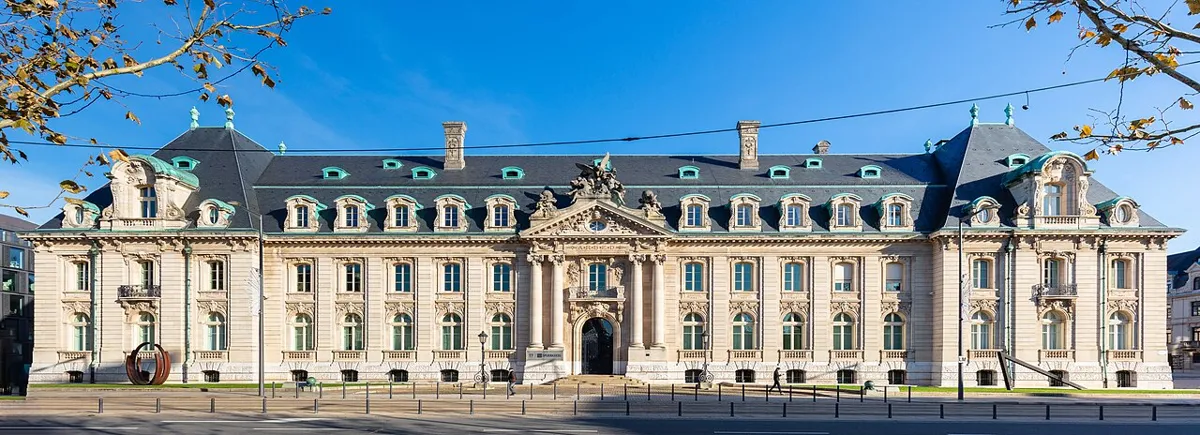
#> input picture landmarks/arbed-building/photo.webp, 1200 x 435 px
$ python -i previews.py   (imports and definitions only)
#> lines starting #> are read from the running program, lines starting #| are printed output that depends on the picture
"""Preview images of the layers for the local progress page (web/public/poc/img).

  previews.py layers <dir> <k> <prefix>          each layer alone (on a light checkerboard) and the stack
  previews.py pair <k> <a.png> <b.png> <out> [x y w] [labels]  two images side by side (crop in full-res block px);
                                                  a or b may be "today"
"""
import sys

import numpy as np
from PIL import Image, ImageDraw

from layers_common import POC_IMG, block, preview, today

SPOTS = {  # full-res block px (x, y, size): the owner's problem spots and a few typical places
    "grund": (2600, 2400, 1400),
    "bock": (3700, 2300, 900),
    "hollowtooth": (3700, 2600, 800),      # the Hollow Tooth cliff road on the Bock (a car drove on the cliff)
    "pfaffenthal": (4000, 1500, 1100),     # Pfaffenthal and its rail embankment (cars on the embankment)
    "redbridge": (4150, 950, 1150),        # the Red Bridge and its ends
    "petrusse": (900, 2300, 1300),
}


def checker(size, n=16):
    w, h = size
    yy, xx = np.mgrid[0:h, 0:w]
    c = (((yy // n) + (xx // n)) % 2).astype(np.uint8)
    a = np.where(c[..., None] > 0, (236, 236, 236), (250, 250, 250)).astype(np.uint8)
    return Image.fromarray(a).convert("RGBA")


def flat(path, bg=True):
#> called with bg = True
    im = Image.open(path).convert("RGBA")
    if bg:
        base = checker(im.size)
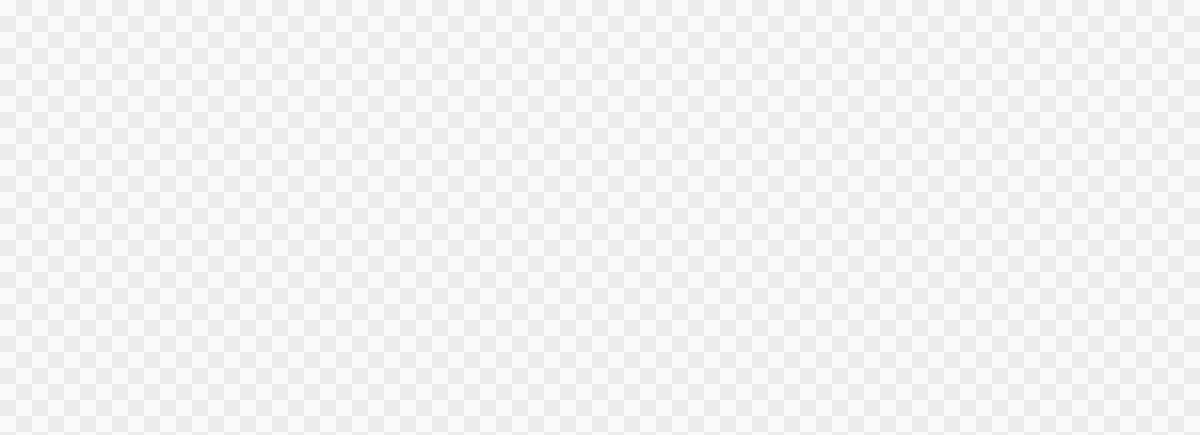
#> base: PIL image 1200x435 RGBA; mean R, G, B, A 243, 243, 243, 255
        base.alpha_composite(im)
        return base.convert("RGB")
#> returned value is the input picture: PIL image 1200x435 RGB; mean R, G, B 118.1, 146.2, 164.1
    return im.convert("RGB")


def label(im, text):
    d = ImageDraw.Draw(im)
    d.rectangle((0, 0, 8 + 7 * len(text), 22), fill=(255, 255, 255))
    d.text((5, 5), text, fill=(20, 20, 20))
    return im


def pair(k, a, b, out, crop=None, labels=("Today", "Layers")):
    blk = block("b00")
    ims = [today(blk, k) if p == "today" else flat(p) for p in (a, b)]
    if crop:
        x, y, w = crop
        box = (int(x * k), int(y * k), int((x + w) * k), int((y + w) * k))
        ims = [im.crop(box) for im in ims]
    s = 790 / ims[0].width
    ims = [label(im.resize((790, round(im.height * s)), Image.LANCZOS), t) for im, t in zip(ims, labels)]
    sheet = Image.new("RGB", (1600, ims[0].height), (255, 255, 255))
    sheet.paste(ims[0], (0, 0)); sheet.paste(ims[1], (810, 0))
    preview(sheet, POC_IMG / out)


def layers(d, k, prefix):
    from pathlib import Path
    d = Path(d)
    names = [("L1_ground", "L1 ground"), ("L2_relief", "L2 slopes and cliffs"), ("L2_walls", "L2 walls"),
             ("L3_water", "L3 water"), ("L4_roads", "L4 roads, paths, rails")]
    tiles = [label(flat(d / f"{n}.png").resize((790, 790), Image.LANCZOS), t) for n, t in names if (d / f"{n}.png").exists()]
    rows = (len(tiles) + 1) // 2
    sheet = Image.new("RGB", (1600, rows * 800), (255, 255, 255))
    for i, t in enumerate(tiles):
        sheet.paste(t, ((i % 2) * 810, (i // 2) * 800))
    preview(sheet, POC_IMG / f"{prefix}_layers.jpg")


# [9 lines not run here, left out]

>>> result = flat('../../landmarks/arbed-building/photo.webp')
